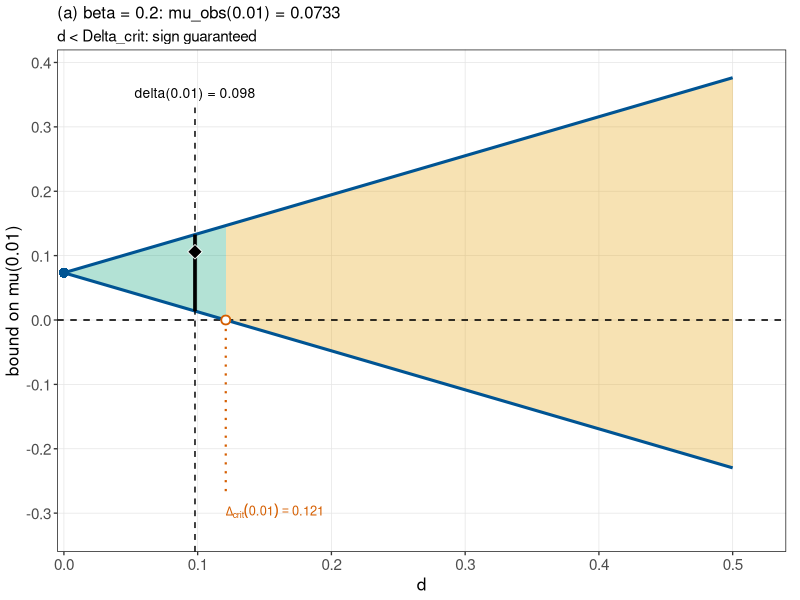
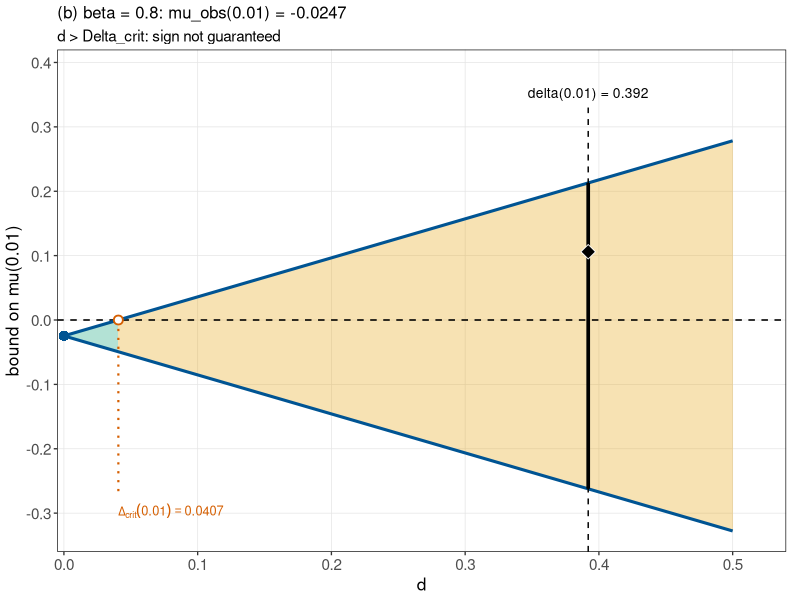
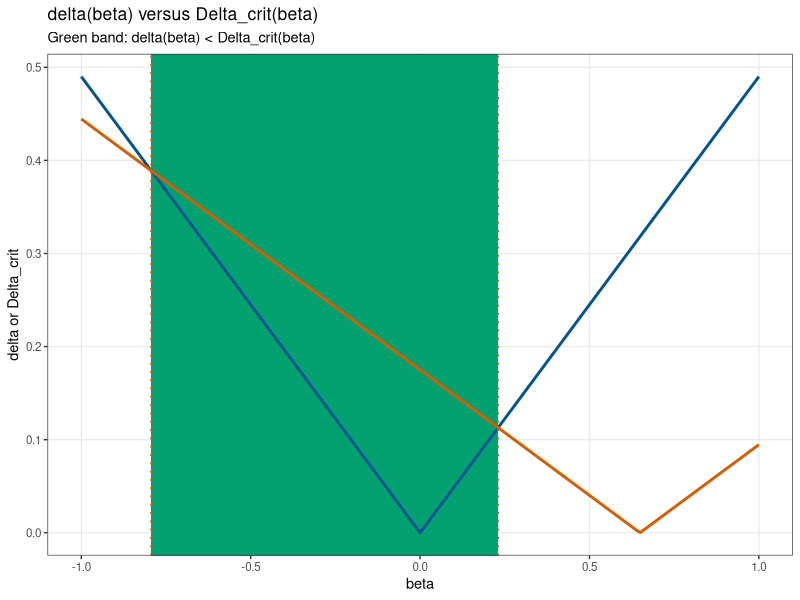
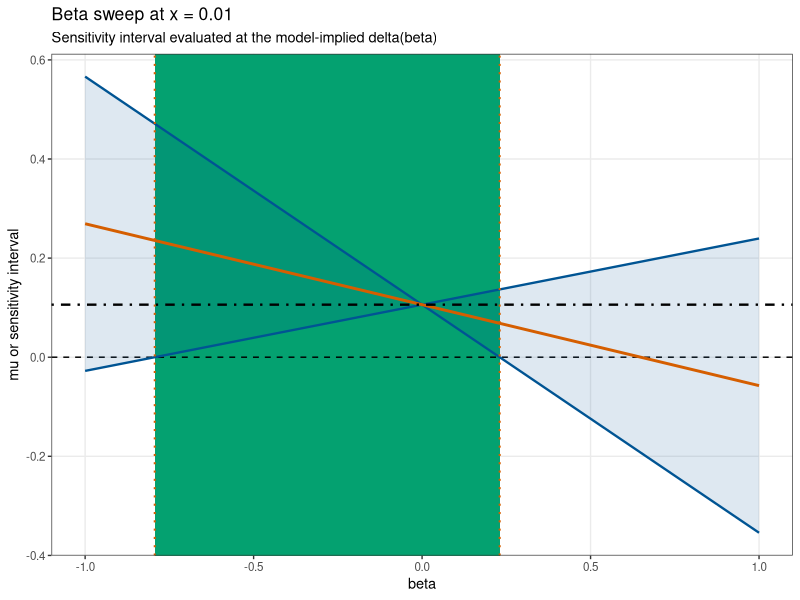

Generate these figures, in order, with R:
# ==============================================================================
# Sensitivity Analysis - Illustrative Numerical Examples
# Figures  + numerical tables
#
# Run in the R console:
#   source("Sensitivity_Analysis_Illustrative_Numerical_Examples_Figure2_fixed.R")
#
# The Figure 2 geometry below follows the manuscript construction:
#   green region  : d < Delta_crit
#   orange region : d >= Delta_crit
#   blue lines    : mu_obs(0.01) +/- M(0.01) d
#   red dotted    : Delta_crit
#   black dashed  : FGM-implied delta(0.01)
#   black bar     : interval at the FGM-implied value of d
#   black diamond : true interventional mean mu(0.01) = 0.106
#
# ==============================================================================

# ------------------------------------------------------------------------------
# 0. Packages and output directory
# ------------------------------------------------------------------------------

if (!requireNamespace("ggplot2", quietly = TRUE)) {
  install.packages("ggplot2", repos = "https://cloud.r-project.org")
}

if (!requireNamespace("gridExtra", quietly = TRUE)) {
  install.packages("gridExtra", repos = "https://cloud.r-project.org")
}

library(ggplot2)
library(gridExtra)
library(grid)

output_dir <- file.path(getwd(), "sensitivity_example_output")
dir.create(output_dir, showWarnings = FALSE, recursive = TRUE)

# ------------------------------------------------------------------------------
# 1. Exact formulas from the manuscript
# ------------------------------------------------------------------------------

mu <- function(x) {
  0.6 * x + 0.1
}

mu_obs <- function(x, beta) {
  mu(x) - beta * (1 - 2 * x) / 6
}

bias <- function(x, beta) {
  mu_obs(x, beta) - mu(x)
}

M <- function(x) {
  0.6 * x + 0.6
}

delta <- function(x, beta) {
  abs(beta * (1 - 2 * x)) / 2
}

Delta_crit <- function(x, beta) {
  abs(mu_obs(x, beta)) / M(x)
}

interval_lower <- function(x, beta, d = delta(x, beta)) {
  mu_obs(x, beta) - M(x) * d
}

interval_upper <- function(x, beta, d = delta(x, beta)) {
  mu_obs(x, beta) + M(x) * d
}

# ------------------------------------------------------------------------------
# 2. Numerical checks for Examples 7-10
# ------------------------------------------------------------------------------

x_ref <- 0.01
beta_ref <- c(0.2, 0.8)

check_table <- data.frame(
  beta = beta_ref,
  x = x_ref,
  mu = mu(x_ref),
  mu_obs = mu_obs(x_ref, beta_ref),
  B = bias(x_ref, beta_ref),
  abs_B = abs(bias(x_ref, beta_ref)),
  M = M(x_ref),
  delta = delta(x_ref, beta_ref),
  Delta_crit = Delta_crit(x_ref, beta_ref),
  lower = interval_lower(x_ref, beta_ref),
  upper = interval_upper(x_ref, beta_ref),
  width = interval_upper(x_ref, beta_ref) -
    interval_lower(x_ref, beta_ref),
  sign_guaranteed =
    delta(x_ref, beta_ref) < Delta_crit(x_ref, beta_ref),
  mu_inside =
    interval_lower(x_ref, beta_ref) <= mu(x_ref) &
    mu(x_ref) <= interval_upper(x_ref, beta_ref)
)

write.csv(
  check_table,
  file.path(output_dir, "table_example7_exact_values.csv"),
  row.names = FALSE
)

cat("\n", strrep("=", 88), "\n", sep = "")
cat("EXACT NUMERICAL CHECK: x = 0.01\n")
cat(strrep("=", 88), "\n")
print(check_table, row.names = FALSE)

# ------------------------------------------------------------------------------
# 3. Full beta sweep
# ------------------------------------------------------------------------------

beta_grid <- seq(-1, 1, by = 0.01)

beta_table <- data.frame(
  beta = beta_grid,
  x = x_ref,
  mu = mu(x_ref),
  mu_obs = mu_obs(x_ref, beta_grid),
  B = bias(x_ref, beta_grid),
  abs_B = abs(bias(x_ref, beta_grid)),
  M = M(x_ref),
  delta = delta(x_ref, beta_grid),
  Delta_crit = Delta_crit(x_ref, beta_grid),
  bound_radius = M(x_ref) * delta(x_ref, beta_grid),
  lower = interval_lower(x_ref, beta_grid),
  upper = interval_upper(x_ref, beta_grid),
  width = interval_upper(x_ref, beta_grid) -
    interval_lower(x_ref, beta_grid),
  sign_guaranteed =
    delta(x_ref, beta_grid) < Delta_crit(x_ref, beta_grid),
  mu_inside =
    interval_lower(x_ref, beta_grid) <= mu(x_ref) &
    mu(x_ref) <= interval_upper(x_ref, beta_grid)
)

write.csv(
  beta_table,
  file.path(output_dir, "table_beta_sweep_x001.csv"),
  row.names = FALSE
)

beta_selected <- c(
  -1, -0.8, -0.6, -0.4, -0.2,
   0,  0.2,  0.4,  0.6,  0.8, 1
)

selected_index <- match(
  round(beta_selected, 2),
  round(beta_table$beta, 2)
)

selected_beta_table <- beta_table[selected_index, ]

write.csv(
  selected_beta_table,
  file.path(output_dir, "table_beta_selected_x001.csv"),
  row.names = FALSE
)

cat("\n", strrep("=", 88), "\n", sep = "")
cat("SELECTED BETA VALUES: x = 0.01\n")
cat(strrep("=", 88), "\n")
print(selected_beta_table, row.names = FALSE)

# ------------------------------------------------------------------------------
# 4. Critical beta values
# ------------------------------------------------------------------------------

root_fun <- function(b) {
  delta(x_ref, b) - Delta_crit(x_ref, b)
}

root_neg <- uniroot(root_fun, c(-1, -1e-8))$root
root_pos <- uniroot(root_fun, c(1e-8, 1))$root

beta_zero_muobs <- uniroot(
  function(b) mu_obs(x_ref, b),
  c(0, 1)
)$root

critical_table <- data.frame(
  quantity = c(
    "negative beta: delta = Delta_crit",
    "positive beta: delta = Delta_crit",
    "beta: mu_obs = 0"
  ),
  value = c(
    root_neg,
    root_pos,
    beta_zero_muobs
  )
)

write.csv(
  critical_table,
  file.path(output_dir, "table_beta_critical_values_x001.csv"),
  row.names = FALSE
)

cat("\n", strrep("=", 88), "\n", sep = "")
cat("CRITICAL BETA VALUES: x = 0.01\n")
cat(strrep("=", 88), "\n")
print(critical_table, row.names = FALSE)

cat(
  sprintf(
    "\nAt x = %.2f, sign preservation is guaranteed for %.6f < beta < %.6f.\n",
    x_ref, root_neg, root_pos
  )
)

cat(
  sprintf(
    "mu_obs(0.01) crosses zero at beta = %.6f.\n",
    beta_zero_muobs
  )
)

# ------------------------------------------------------------------------------
# 5. x-profile table
# ------------------------------------------------------------------------------

x_selected <- c(0.01, 0.10, 0.25, 0.50, 0.75, 0.90, 0.99)
beta_x <- c(-0.8, -0.2, 0.2, 0.8)

x_table <- expand.grid(
  x = x_selected,
  beta = beta_x,
  KEEP.OUT.ATTRS = FALSE,
  stringsAsFactors = FALSE
)

x_table$mu <- mu(x_table$x)
x_table$mu_obs <- mu_obs(x_table$x, x_table$beta)
x_table$B <- bias(x_table$x, x_table$beta)
x_table$abs_B <- abs(x_table$B)
x_table$M <- M(x_table$x)
x_table$delta <- delta(x_table$x, x_table$beta)
x_table$Delta_crit <- Delta_crit(x_table$x, x_table$beta)
x_table$bound_radius <- x_table$M * x_table$delta
x_table$lower <- interval_lower(x_table$x, x_table$beta)
x_table$upper <- interval_upper(x_table$x, x_table$beta)
x_table$width <- x_table$upper - x_table$lower
x_table$sign_guaranteed <-
  x_table$delta < x_table$Delta_crit
x_table$mu_inside <-
  x_table$lower <= x_table$mu &
  x_table$mu <= x_table$upper

x_table <- x_table[order(x_table$beta, x_table$x), ]

write.csv(
  x_table,
  file.path(output_dir, "table_x_profiles.csv"),
  row.names = FALSE
)

# ------------------------------------------------------------------------------
# 5A. Tipping-point table for Example~\ref{ex:tipping}
# ------------------------------------------------------------------------------

# The table reports the interval endpoints for selected hypothetical values
# d assigned to delta(x_ref), separately for the two fixed beta specifications.
# Unlike delta(x_ref, beta), d is a plotting/sensitivity-grid value and is not
# generated by changing beta or x.

tipping_d <- seq(0, 0.5, by = 0.1)
# Keep full numerical precision in the CSV output.
tipping_table <- data.frame(
  d = tipping_d,
  beta_0_2_lower = interval_lower(
    x_ref, beta = 0.2, d = tipping_d
  ),
  beta_0_2_upper = interval_upper(
    x_ref, beta = 0.2, d = tipping_d
  ),
  beta_0_8_lower = interval_lower(
    x_ref, beta = 0.8, d = tipping_d
  ),
  beta_0_8_upper = interval_upper(
    x_ref, beta = 0.8, d = tipping_d
  )
)

# Save the numerical table as CSV.
write.csv(
  tipping_table,
  file.path(output_dir, "table_tipping_values.csv"),
  row.names = FALSE
)

# Generate a LaTeX table ready to include in the dissertation.
latex_rows <- sprintf(
  "%.1f & %.4f & %.4f & %.4f & %.4f \\\\",
  tipping_table$d,
  tipping_table$beta_0_2_lower,
  tipping_table$beta_0_2_upper,
  tipping_table$beta_0_8_lower,
  tipping_table$beta_0_8_upper
)

latex_tipping_table <- c(
  "\\begin{table}[ht]",
  "\\centering",
  "\\caption{Intervals for selected values of $d$ at $x=0.01$.}",
  "\\label{tab:tipping-values}",
  "\\small",
  "\\begin{tabular}{c|cc|cc}",
  "\\hline",
  "& \\multicolumn{2}{c|}{$\\beta=0.2$} & \\multicolumn{2}{c}{$\\beta=0.8$}\\\\",
  "$d$ & Lower & Upper & Lower & Upper\\\\",
  "\\hline",
  latex_rows,
  "\\hline",
  "\\end{tabular}",
  "\\end{table}"
)

writeLines(
  latex_tipping_table,
  con = file.path(output_dir, "table_tipping_values.tex")
)

cat("\nTIPPING-POINT TABLE: x = 0.01\n")
print(
  data.frame(
    d = tipping_table$d,
    beta_0_2_lower = sprintf("%.4f", tipping_table$beta_0_2_lower),
    beta_0_2_upper = sprintf("%.4f", tipping_table$beta_0_2_upper),
    beta_0_8_lower = sprintf("%.4f", tipping_table$beta_0_8_lower),
    beta_0_8_upper = sprintf("%.4f", tipping_table$beta_0_8_upper)
  ),
  row.names = FALSE
)
cat("LaTeX table written to: ",
    file.path(output_dir, "table_tipping_values.tex"), "\n", sep = "")

# ------------------------------------------------------------------------------
# 6. Figure 2: exact manuscript geometry, implemented in ggplot2
# ------------------------------------------------------------------------------

# Colors used in the manuscript figure
COL_GREEN <- "#009E73"
COL_ORANGE <- "#E69F00"
COL_VERM <- "#D55E00"
COL_BLUE <- "#005493"

make_fig2_panel <- function(beta_value, panel_letter) {

  x <- x_ref

  obs <- mu_obs(x, beta_value)
  true_mu <- mu(x)
  m <- M(x)

  d_model <- delta(x, beta_value)
  d_crit <- Delta_crit(x, beta_value)

  lower_model <- interval_lower(
    x, beta_value, d = d_model
  )

  upper_model <- interval_upper(
    x, beta_value, d = d_model
  )

  # The manuscript uses the two straight bounds over [0, 0.5].
  d <- seq(0, 0.5, length.out = 1000)

  upper <- obs + m * d
  lower <- obs - m * d

  # --------------------------------------------------------------------------
  # Exact colored regions from the TikZ construction
  # --------------------------------------------------------------------------

  # Green region:
  # apex at d = 0, y = mu_obs
  # and vertical segment at Delta_crit from 0 to 2*mu_obs,
  # with the ordering automatically reversed when mu_obs < 0.
  green_poly <- data.frame(
    d = c(
      0,
      d_crit,
      d_crit
    ),
    y = c(
      obs,
      max(0, 2 * obs),
      min(0, 2 * obs)
    )
  )

  # Orange region:
  # begins at Delta_crit and extends to d = 0.5.
  orange_poly <- data.frame(
    d = c(
      d_crit,
      d_crit,
      0.5,
      0.5
    ),
    y = c(
      min(0, 2 * obs),
      max(0, 2 * obs),
      obs + m * 0.5,
      obs - m * 0.5
    )
  )

  band <- data.frame(
    d = d,
    lower = lower,
    upper = upper
  )

  # --------------------------------------------------------------------------
  # Figure
  # --------------------------------------------------------------------------

  ggplot() +

    # Green = sign guaranteed
    geom_polygon(
      data = green_poly,
      aes(x = d, y = y),
      fill = COL_GREEN,
      alpha = 0.30,
      colour = NA
    ) +

    # Orange = interval reaches zero
    geom_polygon(
      data = orange_poly,
      aes(x = d, y = y),
      fill = COL_ORANGE,
      alpha = 0.30,
      colour = NA
    ) +

    # Zero line
    geom_hline(
      yintercept = 0,
      linetype = "dashed",
      linewidth = 0.55,
      colour = "black"
    ) +

    # Blue sensitivity bounds
    geom_line(
      data = band,
      aes(x = d, y = upper),
      colour = COL_BLUE,
      linewidth = 1.05
    ) +

    geom_line(
      data = band,
      aes(x = d, y = lower),
      colour = COL_BLUE,
      linewidth = 1.05
    ) +

    # mu_obs point at d = 0
    geom_point(
      aes(x = 0, y = obs),
      shape = 16,
      size = 3.1,
      colour = COL_BLUE
    ) +

    # Critical value: red dotted line downward from zero
    geom_segment(
      aes(
        x = d_crit,
        xend = d_crit,
        y = 0,
        yend = -0.27
      ),
      linetype = "dotted",
      linewidth = 0.75,
      colour = COL_VERM
    ) +

    # Critical point
    geom_point(
      aes(x = d_crit, y = 0),
      shape = 21,
      size = 2.4,
      fill = "white",
      colour = COL_VERM,
      stroke = 0.95
    ) +

    # Critical-value annotation
    # Use mathematical Delta_{crit}(0.01) notation and anchor the label
    # at the critical-value line so the panel (b) label is never clipped.
    annotate(
      "text",
      x = d_crit,
      y = -0.285,
      label = sprintf(
        "Delta[crit](0.01) == %.4f",
        d_crit
      ),
      parse = TRUE,
      colour = COL_VERM,
      size = 3.25,
      hjust = 0,
      vjust = 1
    ) +

    # Model-implied FGM delta: black dashed line
    geom_segment(
      aes(
        x = d_model,
        xend = d_model,
        y = -0.36,
        yend = 0.33
      ),
      linetype = "dashed",
      linewidth = 0.50,
      colour = "black"
    ) +

    # Actual FGM-implied sensitivity value at x = 0.01.
    # This is delta(0.01), whereas d is the hypothetical plotting value.
    annotate(
      "text",
      x = d_model,
      y = 0.345,
      label = sprintf(
        "delta(0.01) = %.3f",
        d_model
      ),
      size = 3.5,
      hjust = 0.5,
      vjust = 0
    ) +

    # Sensitivity interval at the FGM value
    geom_errorbar(
      aes(
        x = d_model,
        ymin = lower_model,
        ymax = upper_model
      ),
      width = 0,
      linewidth = 1.25,
      colour = "black"
    ) +

    # True interventional mean
    geom_point(
      aes(
        x = d_model,
        y = true_mu
      ),
      shape = 23,
      size = 3.6,
      fill = "black",
      colour = "white",
      stroke = 0.45
    ) +

    # Exact axis range and breaks from the manuscript
    scale_x_continuous(
      limits = c(0, 0.5),
      breaks = seq(0, 0.5, by = 0.1),
      labels = function(z) sprintf("%.1f", z),
      # Extra room on both ends keeps the endpoint tick labels fully visible.
      # Leave enough room after 0.5 so the final tick label is not clipped.
      expand = expansion(mult = c(0.01, 0.08))
    ) +

    scale_y_continuous(
      limits = c(-0.36, 0.42),
      breaks = seq(-0.3, 0.4, by = 0.1),
      labels = function(z) sprintf("%.1f", z),
      expand = c(0, 0)
    ) +

    labs(
      title = sprintf(
        "(%s) beta = %.1f: mu_obs(0.01) = %.4f",
        panel_letter,
        beta_value,
        obs
      ),
      subtitle = if (
        d_model < d_crit
      ) {
        "d < Delta_crit: sign guaranteed"
      } else {
        "d > Delta_crit: sign not guaranteed"
      },
      x = "d",
      y = "bound on mu(0.01)"
    ) +

    theme_bw(base_size = 10) +

    theme(
      panel.grid.minor = element_blank(),
      panel.grid.major = element_line(
        colour = "grey90",
        linewidth = 0.25
      ),
      panel.border = element_rect(
        colour = "black",
        linewidth = 0.45,
        fill = NA
      ),
      plot.title = element_text(
        size = 12.0,
        face = "plain",
        hjust = 0
      ),
      plot.subtitle = element_text(
        size = 11.0,
        hjust = 0,
        margin = margin(b = 3)
      ),
      axis.title = element_text(size = 12.5),
      axis.text = element_text(size = 11.0),
      plot.margin = margin(4, 10, 4, 4)
    )
}

fig2_a <- make_fig2_panel(
  beta_value = 0.2,
  panel_letter = "a"
)

fig2_b <- make_fig2_panel(
  beta_value = 0.8,
  panel_letter = "b"
)

# ------------------------------------------------------------------------------
# 7. Manuscript-style shared legend
#
# The previous legend used fixed text widths that were too narrow for the
# longer entries.  Here each legend entry is built as a small two-column grob
# and the six entries are arranged in a clean 3 x 2 grid, matching the layout
# of the manuscript while keeping every label readable.
# ------------------------------------------------------------------------------

legend_item <- function(icon, label, icon_width = 9, text_size = 9.0) {
  arrangeGrob(
    icon,
    textGrob(
      label,
      x = 0,
      hjust = 0,
      gp = gpar(fontsize = text_size)
    ),
    ncol = 2,
    widths = unit.c(
      unit(icon_width, "mm"),
      unit(1, "null")
    )
  )
}

icon_green <- rectGrob(
  width = unit(8, "mm"),
  height = unit(3.5, "mm"),
  gp = gpar(fill = COL_GREEN, col = NA, alpha = 0.30)
)

icon_orange <- rectGrob(
  width = unit(8, "mm"),
  height = unit(3.5, "mm"),
  gp = gpar(fill = COL_ORANGE, col = NA, alpha = 0.30)
)

icon_blue_line <- segmentsGrob(
  x0 = unit(0, "npc"),
  x1 = unit(8, "mm"),
  y0 = unit(0.5, "npc"),
  y1 = unit(0.5, "npc"),
  gp = gpar(col = COL_BLUE, lwd = 1.6 * 72 / 25.4)
)

icon_blue_point <- pointsGrob(
  x = 0.5,
  y = 0.5,
  pch = 16,
  size = unit(2.1, "mm"),
  gp = gpar(col = COL_BLUE)
)

icon_black_bar <- segmentsGrob(
  x0 = unit(0.5, "npc"),
  x1 = unit(0.5, "npc"),
  y0 = unit(0.12, "npc"),
  y1 = unit(0.88, "npc"),
  gp = gpar(col = "black", lwd = 1.8 * 72 / 25.4)
)

icon_black_diamond <- polygonGrob(
  x = c(0.5, 0.83, 0.5, 0.17),
  y = c(0.84, 0.5, 0.16, 0.5),
  gp = gpar(fill = "black", col = "white", lwd = 0.5)
)

legend_items <- list(
  legend_item(
    icon_green,
    "d < Delta[crit]: sign guaranteed"
  ),
  legend_item(
    icon_orange,
    "d >= Delta[crit]: interval reaches 0"
  ),
  legend_item(
    icon_blue_line,
    "mu[obs](0.01) %+-% M(0.01) * d",
    icon_width = 12
  ),
  legend_item(
    icon_blue_point,
    "mu[obs](0.01)"
  ),
  legend_item(
    icon_black_bar,
    "interval at the FGM-implied value of d",
    icon_width = 12
  ),
  legend_item(
    icon_black_diamond,
    "true mu(0.01) = 0.106"
  )
)

shared_legend <- arrangeGrob(
  legend_items[[1]], legend_items[[2]], legend_items[[3]],
  legend_items[[4]], legend_items[[5]], legend_items[[6]],
  ncol = 3,
  nrow = 2,
  widths = unit.c(
    unit(1, "null"),
    unit(1, "null"),
    unit(1, "null")
  ),
  heights = unit.c(
    unit(7.5, "mm"),
    unit(7.5, "mm")
  ),
  padding = unit(0, "pt")
)

# ------------------------------------------------------------------------------
# 8. Assemble Figure 2
#
# IMPORTANT:
# The previous version used a large outer canvas with a relatively short
# internal gtable, which made the figure look vertically compressed.
# Here the two panels are allowed to fill the plotting area and the legend
# receives only the space it actually needs.
# ------------------------------------------------------------------------------

fig2 <- gridExtra::arrangeGrob(
  fig2_a,
  fig2_b,
  ncol = 2,
  widths = unit.c(
    unit(1, "null"),
    unit(1, "null")
  ),
  heights = unit(1, "null")
)

fig2_complete <- gridExtra::arrangeGrob(
  fig2,
  shared_legend,
  ncol = 1,
  heights = unit.c(
    unit(4.85, "in"),
    unit(0.78, "in")
  ),
  padding = unit(0, "pt")
)

# ------------------------------------------------------------------------------
# 9. Save Figure 2
#
# The output is intentionally wide and tall enough for the labels to remain
# readable after insertion in the manuscript.
# ------------------------------------------------------------------------------

FIG2_WIDTH  <- 11.0
FIG2_HEIGHT <- 5.7

ggsave(
  filename = file.path(
    output_dir,
    "Figure2_exact_R_native_READABLE.pdf"
  ),
  plot = fig2_complete,
  width = FIG2_WIDTH,
  height = FIG2_HEIGHT,
  units = "in",
  device = cairo_pdf,
  bg = "white"
)

ggsave(
  filename = file.path(
    output_dir,
    "Figure2_exact_R_native_READABLE.png"
  ),
  plot = fig2_complete,
  width = FIG2_WIDTH,
  height = FIG2_HEIGHT,
  units = "in",
  dpi = 600,
  bg = "white"
)

# ------------------------------------------------------------------------------
# 10. Companion beta-sweep figure
# ------------------------------------------------------------------------------

beta_plot <- beta_table

p_beta_mean <- ggplot(
  beta_plot,
  aes(x = beta)
) +
  geom_rect(
    xmin = root_neg,
    xmax = root_pos,
    ymin = -Inf,
    ymax = Inf,
    fill = COL_GREEN,
    alpha = 0.10,
    inherit.aes = FALSE
  ) +
  geom_hline(
    yintercept = 0,
    linetype = "dashed",
    linewidth = 0.5
  ) +
  geom_ribbon(
    aes(
      ymin = lower,
      ymax = upper
    ),
    fill = COL_BLUE,
    alpha = 0.13
  ) +
  geom_line(
    aes(y = lower),
    colour = COL_BLUE,
    linewidth = 0.8
  ) +
  geom_line(
    aes(y = upper),
    colour = COL_BLUE,
    linewidth = 0.8
  ) +
  geom_line(
    aes(y = mu_obs),
    colour = COL_VERM,
    linewidth = 1.0
  ) +
  geom_hline(
    yintercept = mu(x_ref),
    linetype = "dotdash",
    linewidth = 0.8,
    colour = "black"
  ) +
  geom_vline(
    xintercept = c(root_neg, root_pos),
    linetype = "dotted",
    linewidth = 0.7,
    colour = COL_VERM
  ) +
  labs(
    title = "Beta sweep at x = 0.01",
    subtitle = "Sensitivity interval evaluated at the model-implied delta(beta)",
    x = "beta",
    y = "mu or sensitivity interval"
  ) +
  theme_bw(base_size = 10.5) +
  theme(
    panel.grid.minor = element_blank()
  )

p_beta_delta <- ggplot(
  beta_plot,
  aes(x = beta)
) +
  geom_rect(
    xmin = root_neg,
    xmax = root_pos,
    ymin = -Inf,
    ymax = Inf,
    fill = COL_GREEN,
    alpha = 0.10,
    inherit.aes = FALSE
  ) +
  geom_line(
    aes(y = delta),
    colour = COL_BLUE,
    linewidth = 1.0
  ) +
  geom_line(
    aes(y = Delta_crit),
    colour = COL_VERM,
    linewidth = 1.0
  ) +
  geom_vline(
    xintercept = c(root_neg, root_pos),
    linetype = "dotted",
    linewidth = 0.7,
    colour = COL_VERM
  ) +
  labs(
    title = "delta(beta) versus Delta_crit(beta)",
    subtitle = "Green band: delta(beta) < Delta_crit(beta)",
    x = "beta",
    y = "delta or Delta_crit"
  ) +
  theme_bw(base_size = 10.5) +
  theme(
    panel.grid.minor = element_blank()
  )

fig_beta_sweep <- arrangeGrob(
  p_beta_mean,
  p_beta_delta,
  ncol = 2,
  top = textGrob(
    "Companion analysis: changing beta at x = 0.01",
    gp = gpar(
      fontsize = 12,
      fontface = "bold"
    )
  )
)

ggsave(
  filename = file.path(
    output_dir,
    "Figure2_beta_sweep_x001.pdf"
  ),
  plot = fig_beta_sweep,
  width = 8.6,
  height = 4.6,
  units = "in",
  device = cairo_pdf
)

ggsave(
  filename = file.path(
    output_dir,
    "Figure2_beta_sweep_x001.png"
  ),
  plot = fig_beta_sweep,
  width = 8.6,
  height = 4.6,
  units = "in",
  dpi = 600,
  bg = "white"
)

# ------------------------------------------------------------------------------
# 11. x-profile figure
# ------------------------------------------------------------------------------

x_grid <- seq(0.01, 0.99, length.out = 500)
beta_profile <- c(-0.8, -0.2, 0.2, 0.8)

profile <- expand.grid(
  x = x_grid,
  beta = beta_profile,
  KEEP.OUT.ATTRS = FALSE,
  stringsAsFactors = FALSE
)

profile$B <- bias(profile$x, profile$beta)
profile$abs_B <- abs(profile$B)
profile$delta <- delta(profile$x, profile$beta)
profile$Delta_crit <- Delta_crit(profile$x, profile$beta)

profile$beta_label <- factor(
  profile$beta,
  levels = beta_profile,
  labels = sprintf("beta = %.1f", beta_profile)
)

p_profile_bias <- ggplot(
  profile,
  aes(
    x = x,
    y = B,
    colour = beta_label
  )
) +
  geom_hline(
    yintercept = 0,
    linetype = "dashed",
    linewidth = 0.5
  ) +
  geom_line(linewidth = 0.9) +
  geom_vline(
    xintercept = 0.5,
    linetype = "dotted",
    linewidth = 0.5
  ) +
  labs(
    title = "Confounding bias across treatment values",
    x = "x",
    y = "B(x) = mu_obs(x) - mu(x)",
    colour = NULL
  ) +
  theme_bw(base_size = 10.5) +
  theme(
    panel.grid.minor = element_blank()
  )

p_profile_delta <- ggplot(
  profile,
  aes(
    x = x,
    y = delta,
    colour = beta_label
  )
) +
  geom_line(linewidth = 0.9) +
  geom_vline(
    xintercept = 0.5,
    linetype = "dotted",
    linewidth = 0.5
  ) +
  labs(
    title = "Copula-ratio sensitivity index",
    x = "x",
    y = "delta(x) = |beta| |1 - 2x| / 2",
    colour = NULL
  ) +
  theme_bw(base_size = 10.5) +
  theme(
    panel.grid.minor = element_blank()
  )

fig_x_profiles <- arrangeGrob(
  p_profile_bias,
  p_profile_delta,
  ncol = 2,
  top = textGrob(
    "Supporting profiles for Example 7",
    gp = gpar(
      fontsize = 12,
      fontface = "bold"
    )
  )
)

ggsave(
  filename = file.path(
    output_dir,
    "Figure2_x_profiles.pdf"
  ),
  plot = fig_x_profiles,
  width = 8.3,
  height = 4.5,
  units = "in",
  device = cairo_pdf
)

ggsave(
  filename = file.path(
    output_dir,
    "Figure2_x_profiles.png"
  ),
  plot = fig_x_profiles,
  width = 8.3,
  height = 4.5,
  units = "in",
  dpi = 600,
  bg = "white"
)

# ------------------------------------------------------------------------------
# 12. Final console report
# ------------------------------------------------------------------------------

cat("\n", strrep("=", 88), "\n", sep = "")
cat("FINAL SUMMARY FOR EXAMPLES 7-10\n")
cat(strrep("=", 88), "\n")

for (b in c(0.2, 0.8)) {

  obs <- mu_obs(x_ref, b)
  d <- delta(x_ref, b)
  dc <- Delta_crit(x_ref, b)
  lo <- interval_lower(x_ref, b)
  hi <- interval_upper(x_ref, b)

  cat(
    sprintf(
      paste0(
        "beta = %4.1f | mu = %.4f | mu_obs = %.4f | ",
        "B = %.4f | delta = %.4f | Delta_crit = %.4f | ",
        "interval = [%.4f, %.4f] | sign guaranteed = %s\n"
      ),
      b,
      mu(x_ref),
      obs,
      bias(x_ref, b),
      d,
      dc,
      lo,
      hi,
      ifelse(d < dc, "YES", "NO")
    )
  )
}

cat("\nFiles written to:\n")
cat("  ", file.path(output_dir, "Figure2_exact_R_native_READABLE.pdf"), "\n", sep = "")
cat("  ", file.path(output_dir, "Figure2_exact_R_native_READABLE.png"), "\n", sep = "")
cat("  ", file.path(output_dir, "Figure2_beta_sweep_x001.pdf"), "\n", sep = "")
cat("  ", file.path(output_dir, "Figure2_beta_sweep_x001.png"), "\n", sep = "")
cat("  ", file.path(output_dir, "Figure2_x_profiles.pdf"), "\n", sep = "")
cat("  ", file.path(output_dir, "Figure2_x_profiles.png"), "\n", sep = "")
cat("  ", file.path(output_dir, "table_example7_exact_values.csv"), "\n", sep = "")
cat("  ", file.path(output_dir, "table_beta_sweep_x001.csv"), "\n", sep = "")
cat("  ", file.path(output_dir, "table_beta_selected_x001.csv"), "\n", sep = "")
cat("  ", file.path(output_dir, "table_beta_critical_values_x001.csv"), "\n", sep = "")
cat("  ", file.path(output_dir, "table_x_profiles.csv"), "\n", sep = "")
cat("  ", file.path(output_dir, "table_tipping_values.csv"), "\n", sep = "")
cat("  ", file.path(output_dir, "table_tipping_values.tex"), "\n", sep = "")
cat(strrep("=", 88), "\n", sep = "")
